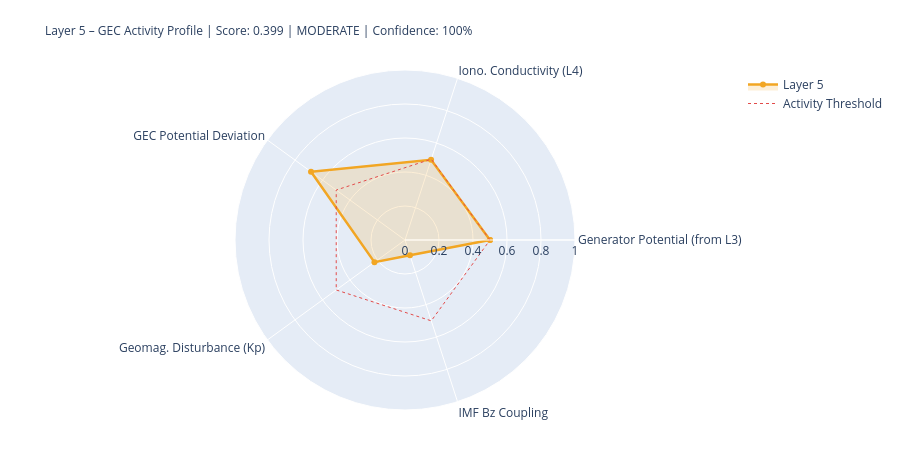

Notebook source saved alongside this figure:
### Markdown cell above
---
## 5. State Assessment & Handoff to Layer 6

### Code cell
# ============================================================
# LAYER-5-SCORE
# ============================================================

# Components
# 1) Generator activity (Layer-3-driven)
gen_score = norm(generator_strength, 0.3, 2.0)
gen_src   = 'from_layer3' if l3_thunder_score is not None else 'estimated'

# 2) Ionospheric conductivity (Layer-4-driven)
iono_score = norm(iono_cond_factor, 0.7, 1.4)
iono_src   = 'from_layer4' if l4_ioniz is not None else 'estimated'

# 3) GEC potential deviation from reference
pot_score = norm(abs(delta_V_pct), 0, 30)  # 0 = at reference, 1 = 30% deviation
pot_src   = 'derived'

# 4) Geomagnetic disturbance (Kp) – modulates vertical currents
kp_score = norm(kp_val, 0, 9)
kp_src   = 'primary' if kp_now is not None else 'from_layer4'

# 5) IMF Bz coupling (southward = stronger M-I coupling → GEC influence)
bz_score = norm(-(bz_now or 0), -5, 30) if bz_now is not None else None
bz_src   = 'primary' if bz_now is not None else 'missing'

COMPONENTS = {
    'Generator Potential (from L3)':  {'score': gen_score,   'source': 'derived_from_layer3', 'dynamic': True},
    'Iono. Conductivity (L4)':      {'score': iono_score,  'source': iono_src, 'dynamic': True},
    'GEC Potential Deviation':      {'score': pot_score,   'source': pot_src,  'dynamic': True},
    'Geomag. Disturbance (Kp)':         {'score': kp_score,    'source': kp_src,   'dynamic': True},
    'IMF Bz Coupling':               {'score': bz_score,    'source': bz_src,   'dynamic': True},
}

available   = {k: v['score'] for k, v in COMPONENTS.items() if v['score'] is not None}
unavailable = [k for k, v in COMPONENTS.items() if v['score'] is None]
layer5_score = round(sum(available.values()) / len(available), 4) if available else None
confidence   = round(len(available) / len(COMPONENTS), 2)
level = ('unknown' if layer5_score is None
         else 'quiet'   if layer5_score < 0.3
         else 'moderate' if layer5_score < 0.6
         else 'active')
dominant_l5 = max(available, key=available.get) if available else 'none'

# Kp consistency: separate 1-min raw value from score value
kp_1m_raw   = kp_now          # directly from API (can be 0.0 during live measurement)
kp_for_score = kp_val          # from Layer-0 context or estimated value if needed
kp_score_src = kp_src

W = 68
print('=' * W)
print('LAYER 5 – GLOBAL ELECTRIC CIRCUIT – STATE ASSESSMENT')
print('=' * W)
for name, comp in COMPONENTS.items():
    s = comp['score']
    if s is not None:
        bar = '█' * int(s*20) + '░' * (20-int(s*20))
        print(f'  {name:<34} {bar}  {s:.3f}  [{comp["source"]}]')
    else:
        print(f'  {name:<34} {"─"*20}  n/a   [missing]')
print('-' * W)
print(f'  Score:         {layer5_score:.3f}  ({len(available)}/{len(COMPONENTS)} components)')
print(f'  Confidence:    {confidence:.0%}')
print(f'  Level:         {level.upper()}')
print(f'  Dominant:      {dominant_l5}')
print(f'  V_iono:        {V_iono_mod:.1f} kV  (Δ {delta_V_pct:+.1f}% vs. Ref)')
print(f'  I_total:       {I_total_mod:.1f} A   (Δ {delta_I_pct:+.1f}% vs. Ref)')
print('=' * W)

# Radar
cats   = list(available.keys())
vals_r = list(available.values())
if len(cats) >= 3:
    fig = go.Figure()
    fig.add_trace(go.Scatterpolar(
        r=vals_r + [vals_r[0]], theta=cats + [cats[0]],
        fill='toself', fillcolor='rgba(242,166,35,0.18)',
        line=dict(color='#F2A623', width=2.5), name='Layer 5'
    ))
    fig.add_trace(go.Scatterpolar(
        r=[0.5]*(len(cats)+1), theta=cats+[cats[0]],
        line=dict(color='#E24B4A', dash='dot', width=1),
        mode='lines', name='Activity Threshold'
    ))
    fig.update_layout(
        title=dict(
            text=f'Layer 5 – GEC Activity Profile | Score: {layer5_score:.3f} | {level.upper()} | Confidence: {confidence:.0%}',
            font=dict(size=12)
        ),
        polar=dict(radialaxis=dict(visible=True, range=[0,1])),
        height=450, showlegend=True,
        margin=dict(l=80, r=80, t=70, b=40)
    )
    fig.show()

### Figure 1 — Plotly figure (JSON) as saved in the notebook; plotly's stock layout.template omitted (floating-point values rounded to 4 significant figures)
{"data": [{"fill": "toself", "fillcolor": "rgba(242,166,35,0.18)", "line": {"color": "#F2A623", "width": 2.5}, "name": "Layer 5", "r": [0.5, 0.4963, 0.6833, 0.2222, 0.0949, 0.5], "theta": ["Generator Potential (from L3)", "Iono. Conductivity (L4)", "GEC Potential Deviation", "Geomag. Disturbance (Kp)", "IMF Bz Coupling", "Generator Potential (from L3)"], "type": "scatterpolar"}, {"line": {"color": "#E24B4A", "dash": "dot", "width": 1}, "mode": "lines", "name": "Activity Threshold", "r": [0.5, 0.5, 0.5, 0.5, 0.5, 0.5], "theta": ["Generator Potential (from L3)", "Iono. Conductivity (L4)", "GEC Potential Deviation", "Geomag. Disturbance (Kp)", "IMF Bz Coupling", "Generator Potential (from L3)"], "type": "scatterpolar"}], "layout": {"height": 450, "margin": {"b": 40, "l": 80, "r": 80, "t": 70}, "polar": {"radialaxis": {"range": [0, 1], "visible": true}}, "showlegend": true, "title": {"font": {"size": 12}, "text": "Layer 5 – GEC Activity Profile | Score: 0.399 | MODERATE | Confidence: 100%"}}}
